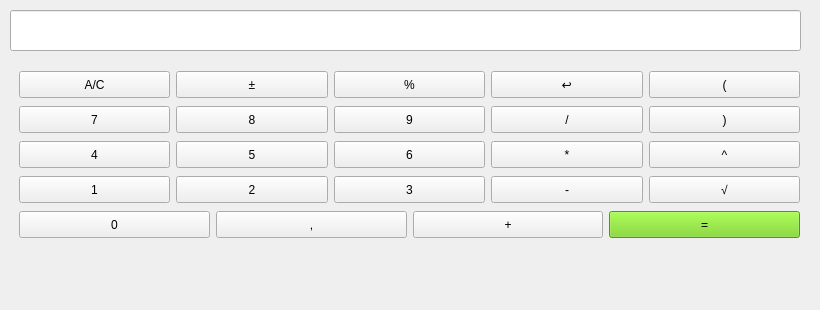
<?xml version="1.0" encoding="UTF-8"?>
<ui version="4.0">
 <class>MainWindow</class>
 <widget class="QMainWindow" name="MainWindow">
  <property name="geometry">
   <rect>
    <x>0</x>
    <y>0</y>
    <width>820</width>
    <height>310</height>
   </rect>
  </property>
  <property name="windowTitle">
   <string>PyQtCalculator</string>
  </property>
  <widget class="QWidget" name="centralwidget">
   <widget class="QLineEdit" name="inputLine">
    <property name="geometry">
     <rect>
      <x>10</x>
      <y>10</y>
      <width>791</width>
      <height>41</height>
     </rect>
    </property>
   </widget>
   <widget class="QWidget" name="verticalLayoutWidget">
    <property name="geometry">
     <rect>
      <x>19</x>
      <y>69</y>
      <width>781</width>
      <height>171</height>
     </rect>
    </property>
    <layout class="QVBoxLayout" name="verticalLayout">
     <property name="leftMargin">
      <number>0</number>
     </property>
     <item>
      <layout class="QHBoxLayout" name="horizontalLayout">
       <item>
        <widget class="QPushButton" name="pushButton_2">
         <property name="minimumSize">
          <size>
           <width>50</width>
           <height>27</height>
          </size>
         </property>
         <property name="maximumSize">
          <size>
           <width>16777215</width>
           <height>16777215</height>
          </size>
         </property>
         <property name="text">
          <string>A/C</string>
         </property>
        </widget>
       </item>
       <item>
        <widget class="QPushButton" name="pushButton_30">
         <property name="minimumSize">
          <size>
           <width>50</width>
           <height>27</height>
          </size>
         </property>
         <property name="maximumSize">
          <size>
           <width>16777215</width>
           <height>16777215</height>
          </size>
         </property>
         <property name="text">
          <string>±</string>
         </property>
        </widget>
       </item>
       <item>
        <widget class="QPushButton" name="pushButton_29">
         <property name="minimumSize">
          <size>
           <width>50</width>
           <height>27</height>
          </size>
         </property>
         <property name="maximumSize">
          <size>
           <width>16777215</width>
           <height>16777215</height>
          </size>
         </property>
         <property name="text">
          <string>%</string>
         </property>
        </widget>
       </item>
       <item>
        <widget class="QPushButton" name="pushButton_4">
         <property name="minimumSize">
          <size>
           <width>50</width>
           <height>27</height>
          </size>
         </property>
         <property name="maximumSize">
          <size>
           <width>16777215</width>
           <height>16777215</height>
          </size>
         </property>
         <property name="text">
          <string>↩</string>
         </property>
        </widget>
       </item>
       <item>
        <widget class="QPushButton" name="pushButton_3">
         <property name="minimumSize">
          <size>
           <width>50</width>
           <height>27</height>
          </size>
         </property>
         <property name="maximumSize">
          <size>
           <width>16777215</width>
           <height>16777215</height>
          </size>
         </property>
         <property name="text">
          <string>(</string>
         </property>
        </widget>
       </item>
      </layout>
     </item>
     <item>
      <layout class="QHBoxLayout" name="horizontalLayout_7">
       <item>
        <widget class="QPushButton" name="pushButton_25">
         <property name="minimumSize">
          <size>
           <width>50</width>
           <height>27</height>
          </size>
         </property>
         <property name="maximumSize">
          <size>
           <width>16777215</width>
           <height>16777215</height>
          </size>
         </property>
         <property name="text">
          <string>7</string>
         </property>
        </widget>
       </item>
       <item>
        <widget class="QPushButton" name="pushButton_26">
         <property name="minimumSize">
          <size>
           <width>50</width>
           <height>27</height>
          </size>
         </property>
         <property name="maximumSize">
          <size>
           <width>16777215</width>
           <height>16777215</height>
          </size>
         </property>
         <property name="text">
          <string>8</string>
         </property>
        </widget>
       </item>
       <item>
        <widget class="QPushButton" name="pushButton_27">
         <property name="minimumSize">
          <size>
           <width>50</width>
           <height>27</height>
          </size>
         </property>
         <property name="maximumSize">
          <size>
           <width>16777215</width>
           <height>16777215</height>
          </size>
         </property>
         <property name="text">
          <string>9</string>
         </property>
        </widget>
       </item>
       <item>
        <widget class="QPushButton" name="pushButton_28">
         <property name="minimumSize">
          <size>
           <width>50</width>
           <height>27</height>
          </size>
         </property>
         <property name="maximumSize">
          <size>
           <width>16777215</width>
           <height>16777215</height>
          </size>
         </property>
         <property name="text">
          <string>/</string>
         </property>
        </widget>
       </item>
       <item>
        <widget class="QPushButton" name="pushButton">
         <property name="minimumSize">
          <size>
           <width>50</width>
           <height>27</height>
          </size>
         </property>
         <property name="maximumSize">
          <size>
           <width>16777215</width>
           <height>16777215</height>
          </size>
         </property>
         <property name="text">
          <string>)</string>
         </property>
        </widget>
       </item>
      </layout>
     </item>
     <item>
      <layout class="QHBoxLayout" name="horizontalLayout_6">
       <item>
        <widget class="QPushButton" name="pushButton_21">
         <property name="minimumSize">
          <size>
           <width>50</width>
           <height>27</height>
          </size>
         </property>
         <property name="maximumSize">
          <size>
           <width>16777215</width>
           <height>16777215</height>
          </size>
         </property>
         <property name="text">
          <string>4</string>
         </property>
        </widget>
       </item>
       <item>
        <widget class="QPushButton" name="pushButton_34">
         <property name="minimumSize">
          <size>
           <width>50</width>
           <height>27</height>
          </size>
         </property>
         <property name="maximumSize">
          <size>
           <width>16777215</width>
           <height>16777215</height>
          </size>
         </property>
         <property name="text">
          <string>5</string>
         </property>
        </widget>
       </item>
       <item>
        <widget class="QPushButton" name="pushButton_33">
         <property name="minimumSize">
          <size>
           <width>50</width>
           <height>27</height>
          </size>
         </property>
         <property name="maximumSize">
          <size>
           <width>16777215</width>
           <height>16777215</height>
          </size>
         </property>
         <property name="text">
          <string>6</string>
         </property>
        </widget>
       </item>
       <item>
        <widget class="QPushButton" name="pushButton_22">
         <property name="minimumSize">
          <size>
           <width>50</width>
           <height>27</height>
          </size>
         </property>
         <property name="maximumSize">
          <size>
           <width>16777215</width>
           <height>16777215</height>
          </size>
         </property>
         <property name="text">
          <string>*</string>
         </property>
        </widget>
       </item>
       <item>
        <widget class="QPushButton" name="pushButton_31">
         <property name="minimumSize">
          <size>
           <width>50</width>
           <height>27</height>
          </size>
         </property>
         <property name="maximumSize">
          <size>
           <width>16777215</width>
           <height>16777215</height>
          </size>
         </property>
         <property name="text">
          <string>^</string>
         </property>
        </widget>
       </item>
      </layout>
     </item>
     <item>
      <layout class="QHBoxLayout" name="horizontalLayout_8">
       <item>
        <widget class="QPushButton" name="pushButton_20">
         <property name="minimumSize">
          <size>
           <width>50</width>
           <height>27</height>
          </size>
         </property>
         <property name="maximumSize">
          <size>
           <width>16777215</width>
           <height>16777215</height>
          </size>
         </property>
         <property name="text">
          <string>1</string>
         </property>
        </widget>
       </item>
       <item>
        <widget class="QPushButton" name="pushButton_37">
         <property name="minimumSize">
          <size>
           <width>50</width>
           <height>27</height>
          </size>
         </property>
         <property name="maximumSize">
          <size>
           <width>16777215</width>
           <height>16777215</height>
          </size>
         </property>
         <property name="text">
          <string>2</string>
         </property>
        </widget>
       </item>
       <item>
        <widget class="QPushButton" name="pushButton_38">
         <property name="minimumSize">
          <size>
           <width>50</width>
           <height>27</height>
          </size>
         </property>
         <property name="maximumSize">
          <size>
           <width>16777215</width>
           <height>16777215</height>
          </size>
         </property>
         <property name="text">
          <string>3</string>
         </property>
        </widget>
       </item>
       <item>
        <widget class="QPushButton" name="pushButton_39">
         <property name="minimumSize">
          <size>
           <width>50</width>
           <height>27</height>
          </size>
         </property>
         <property name="maximumSize">
          <size>
           <width>16777215</width>
           <height>16777215</height>
          </size>
         </property>
         <property name="text">
          <string>-</string>
         </property>
        </widget>
       </item>
       <item>
        <widget class="QPushButton" name="pushButton_32">
         <property name="minimumSize">
          <size>
           <width>50</width>
           <height>27</height>
          </size>
         </property>
         <property name="maximumSize">
          <size>
           <width>16777215</width>
           <height>16777215</height>
          </size>
         </property>
         <property name="text">
          <string>√</string>
         </property>
        </widget>
       </item>
      </layout>
     </item>
     <item>
      <layout class="QHBoxLayout" name="horizontalLayout_5">
       <property name="spacing">
        <number>6</number>
       </property>
       <item>
        <widget class="QPushButton" name="pushButton_17">
         <property name="minimumSize">
          <size>
           <width>50</width>
           <height>27</height>
          </size>
         </property>
         <property name="maximumSize">
          <size>
           <width>16777215</width>
           <height>16777215</height>
          </size>
         </property>
         <property name="baseSize">
          <size>
           <width>0</width>
           <height>0</height>
          </size>
         </property>
         <property name="text">
          <string>0</string>
         </property>
        </widget>
       </item>
       <item>
        <widget class="QPushButton" name="pushButton_19">
         <property name="sizePolicy">
          <sizepolicy hsizetype="Minimum" vsizetype="Fixed">
           <horstretch>0</horstretch>
           <verstretch>0</verstretch>
          </sizepolicy>
         </property>
         <property name="minimumSize">
          <size>
           <width>50</width>
           <height>27</height>
          </size>
         </property>
         <property name="maximumSize">
          <size>
           <width>16777215</width>
           <height>16777215</height>
          </size>
         </property>
         <property name="baseSize">
          <size>
           <width>0</width>
           <height>0</height>
          </size>
         </property>
         <property name="text">
          <string>,</string>
         </property>
        </widget>
       </item>
       <item>
        <widget class="QPushButton" name="pushButton_18">
         <property name="sizePolicy">
          <sizepolicy hsizetype="Minimum" vsizetype="Fixed">
           <horstretch>0</horstretch>
           <verstretch>0</verstretch>
          </sizepolicy>
         </property>
         <property name="minimumSize">
          <size>
           <width>50</width>
           <height>27</height>
          </size>
         </property>
         <property name="maximumSize">
          <size>
           <width>16777215</width>
           <height>16777215</height>
          </size>
         </property>
         <property name="text">
          <string>+</string>
         </property>
        </widget>
       </item>
       <item>
        <widget class="QPushButton" name="equal_button">
         <property name="minimumSize">
          <size>
           <width>100</width>
           <height>27</height>
          </size>
         </property>
         <property name="maximumSize">
          <size>
           <width>16777215</width>
           <height>16777215</height>
          </size>
         </property>
         <property name="autoFillBackground">
          <bool>false</bool>
         </property>
         <property name="styleSheet">
          <string notr="true">background-color: rgb(115, 210, 22);</string>
         </property>
         <property name="text">
          <string>=</string>
         </property>
        </widget>
       </item>
      </layout>
     </item>
    </layout>
   </widget>
  </widget>
 </widget>
 <resources/>
 <connections/>
</ui>
